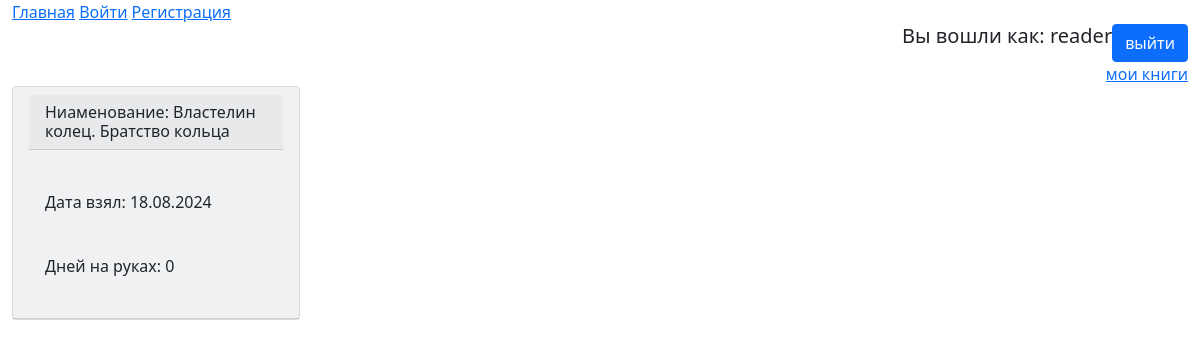
/reader/33/books (signed in), run on an earlier commit of the app's database.
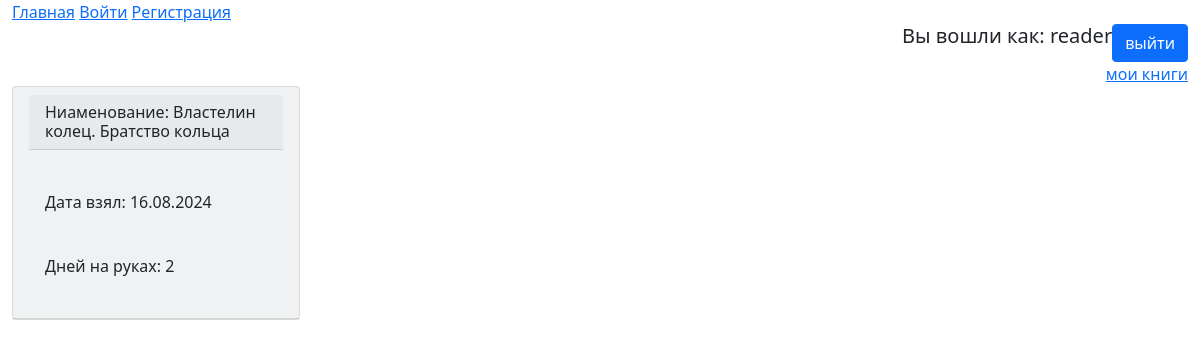
And on a later commit of the database.
### library/models/base.py (models this page shows, shortened)
class CustomUser(AbstractUser):
    password = models.CharField(max_length=128)
    address = models.CharField(max_length=120, null=True, blank=True)
    employee_id = models.CharField(max_length=50, unique=True, blank=True, null=True)
    role = models.CharField(choices=ROLE, max_length=100, null=True, blank=True)
    class Meta:
        db_table = 'customer_user'
        verbose_name = 'пользователи'

### library/models/reader_books.py (models this page shows, shortened)
class ReaderBook(models.Model):
    id = models.AutoField(primary_key=True)
    reader = models.ForeignKey(CustomUser, on_delete=models.PROTECT, null=True)
    book = models.ForeignKey(Book, on_delete=models.PROTECT, null=True)
    date_took = models.DateTimeField(default=timezone.now)
    date_return = models.DateTimeField(null=True, blank=True)
    history = HistoricalRecords()
    class Meta:
        db_table = 'reader_book'
        verbose_name = 'Должник'
        verbose_name_plural = 'Должники'
    @property
    def days_user_book(self):
        return (timezone.now() - self.date_took).days

### library/models/book.py (models this page shows)
class Book(models.Model):
    id = models.AutoField(primary_key=True)
    name = models.CharField(max_length=1000)
    genre = models.ForeignKey('Genre', on_delete=models.SET_NULL, null=True, blank=True, default='')
    author = models.ForeignKey('Author', on_delete=models.SET_NULL, null=True)
    status = models.CharField(choices=BOOK_STATUS, max_length=20)
    description = models.TextField(max_length=10000, null=True, blank=True)
    history = HistoricalRecords()
    class Meta:
        db_table = 'books'
        verbose_name = 'Книга'
        verbose_name_plural = 'Книги'
    def __str__(self):
        return self.name

### library/views/book_views.py (the view)
# urls.py: path('reader/<int:id>/books', book_views.get_user_books),
@login_required()
def get_user_books(request: HttpRequest, id: int) -> list[ReaderBook] | HttpResponse:
    user_books = get_list_or_404(ReaderBook, reader_id=id, date_return=None)
    return render(request, 'book/user_books.html', context={'user_books': user_books})

### templates/book/user_books.html
{% extends 'index.html' %}
{%  block user_books%}
    {% for book in user_books %}
    <div class="card bg-light mb-3" style="max-width: 18rem;">
        <div class="card-header">
            <div class="card-header h6" >Ниаменование: {{book.book}}</div>
            <br>
            <div class="card-body">
            <p>Дата взял: {{book.date_took|date:"d.m.Y"}}</p>
            <br>
             <p>Дней на руках: {{book.days_user_book}} </p>
    </div>
        </div> </div>
    {% endfor %}
{% endblock %}

### templates/index.html (shortened to what this page needs)
{% load static %}
<!DOCTYPE html>
<html lang="en">
<head>
    <link href="https://cdn.jsdelivr.net/npm/bootstrap@5.0.2/dist/css/bootstrap.min.css" rel="stylesheet">
</head>
<body>
    <div class="container-fluid">
        <a href="/" class="a">Главная</a>
        <a href="/auth/sign_in">Войти</a>
        <a href="/auth_page" class="a">Регистрация</a>
    {%if user.is_authenticated %}
        <div class="d-flex justify-content-end">
            <div>
                  <p class="h5">Вы вошли как: {{user.username}}</p>
            </div>
            <br>
            <div>
                <a href="/auth/logout" class="btn btn-primary">выйти</a>
            </div>
        </div>
    {% endif %}
    {% if user.role == 'reader'%}
        <a class="d-flex justify-content-end" href="/reader/{{ user.id }}/books">мои книги</a>
        {%endif%}
        {% block user_books %} {% endblock %}
</body>
</html>

What changed in the data, as far as the page shows it:
changed ReaderBook "Властелин колец. Братство кольца": date_took "18.08.2024" → "16.08.2024"; days_user_book "0" → "2"
